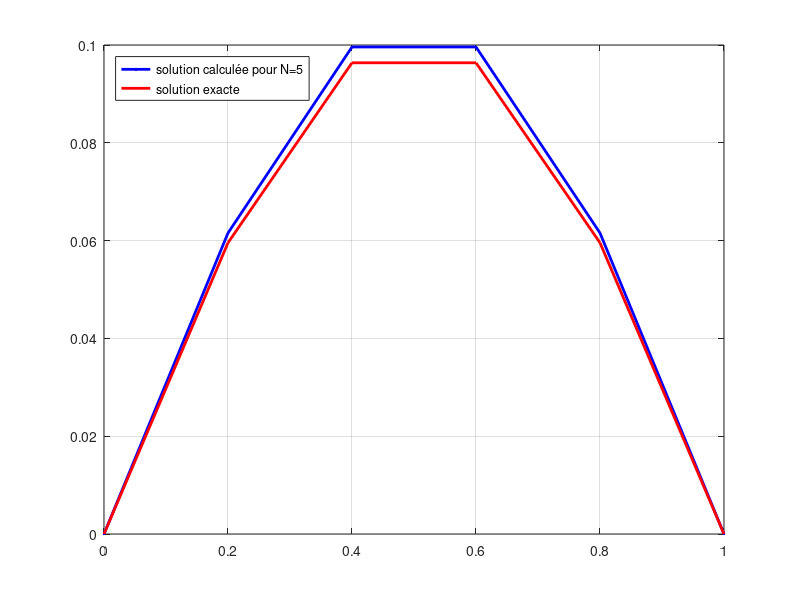

Source code (MATLAB):
    % Résout par un schéma aux différences finies le problème aux limites
% -u’’(x) = f(x) sur ]0,1[
% u(0)=0 u(1)=0
clear, close all
% données
alpha=pi;
f=@(x) sin(alpha*x); % second membre
uex=@(x) (sin(alpha*x)-x*sin(alpha))/alpha^2;
N=input('Valeur de N = '); % nombre de subdivisions de l’intervalle [0,1]
% Construction du système linéaire
h=1/N; % pas de la subdivision
x=h:h:1-h; % noeuds de la subdivision
% Construction du système linéaire
A=diag(2*ones(1,N-1))-diag(ones(1,N-2),1)-diag(ones(1,N-2),-1);
A=A./h^2;
F=transpose(f(x));
% Résolution du système linéaire
U=A\F;
% On complète le vecteur solution en ajoutant la donnée de Dirichlet en 0 et 1
U=[0;U;0];
% Calcul de la solution exacte aux noeuds
Uex=[0;transpose(uex(x));0];
x=[0,x,1];
% Affichage des résultats
plot(x,U,'.-b','LineWidth',2,x,Uex,'-r','LineWidth',2)
legend(['solution calculée pour N=',num2str(N)], 'solution exacte', 'location','northwest');
grid
% calcul de l’erreur
disp(['erreur quadratique relative en % : ',num2str(100*norm(U-Uex)/norm(Uex))]);
pause
